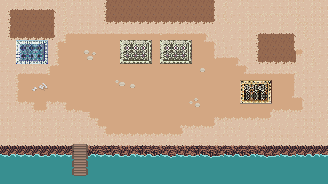

This game map was drawn from its Tiled (.tmx) file and the tilesets committed beside it. A one-line description and the trimmed map source follow:
An orthogonal 41x23 tile map with 8x8 px tiles, 13 tile layers (ground, ground-detail1, ground-detail2, ground-detail3, ...) and 52 objects (19x PROP, 17x CREATURE, 14x COLLISIONBOX, SPAWNPOINT, EMITTER).

<map version="1.2" tiledversion="1.2.3" orientation="orthogonal" renderorder="right-down" width="41" height="23" tilewidth="8" tileheight="8" infinite="0" nextobjectid="39" nextlayerid="90" name="level2">
 <properties>
  <property name="AMBIENTLIGHT" value="#00ffffff" />
  <property name="GRAVITY" type="int" value="0" />
  <property name="MAP_DESCRIPTION" value="From here, we can board the vessel to Sicilia." />
  <property name="MAP_TITLE" value="Hadrumetum" />
  <property name="SHADOWCOLOR" value="#28000000" />
 </properties>
 <tileset firstgid="1" name="Tileset" tilewidth="8" tileheight="8" tilecount="1024" columns="32">
  <image source="Tileset.png" width="256" height="256" />
  <terraintypes>
   <terrain name="Sand" tile="67" />
  </terraintypes>
  <tile id="64">
   <animation>
    <frame tileid="64" duration="250" />
    <frame tileid="96" duration="250" />
    <frame tileid="128" duration="250" />
    <frame tileid="160" duration="250" />
   </animation>
  </tile>
  <tile id="67" terrain="0,0,0,0" />
  <tile id="96">
   <animation>
    <frame tileid="96" duration="250" />
    <frame tileid="64" duration="250" />
    <frame tileid="128" duration="250" />
    <frame tileid="160" duration="250" />
   </animation>
  </tile>
  <tile id="99" terrain="0,0,0,0" />
  <tile id="100" terrain="0,0,0,0" />
  <tile id="128">
   <animation>
    <frame tileid="128" duration="250" />
    <frame tileid="96" duration="250" />
    <frame tileid="64" duration="250" />
    <frame tileid="160" duration="250" />
   </animation>
  </tile>
  <tile id="131" terrain=",,,0" />
  <tile id="132" terrain=",,0," />
  <tile id="160">
   <animation>
    <frame tileid="160" duration="250" />
    <frame tileid="64" duration="250" />
    <frame tileid="128" duration="250" />
    <frame tileid="96" duration="250" />
   </animation>
  </tile>
  <tile id="163" terrain=",0,,0" />
  <tile id="164" terrain="0,,0," />
  <tile id="193" terrain=",,,0" />
  <tile id="194" terrain=",,0,0" />
  <tile id="195" terrain=",0,0,0" />
  <tile id="196" terrain="0,,0,0" />
  <tile id="197" terrain=",,0,0" />
  <tile id="198" terrain=",,0," />
  <tile id="225" terrain=",0,," />
  <tile id="226" terrain="0,0,," />
  <tile id="227" terrain="0,0,,0" />
  <tile id="228" terrain="0,0,0," />
  <tile id="229" terrain="0,0,," />
  <tile id="230" terrain="0,,," />
  <tile id="259" terrain=",0,,0" />
  <tile id="260" terrain="0,,0," />
  <tile id="291" terrain=",0,," />
  <tile id="292" terrain="0,,," />
 </tileset>
 <layer id="77" name="ground" width="41" height="23">
  <data>[943 cells, 943 non-empty, 6 distinct tile ids]</data>
 </layer>
 <layer id="78" name="ground-detail1" width="41" height="23">
  <data>[943 cells, 543 non-empty, 37 distinct tile ids]</data>
 </layer>
 <layer id="79" name="ground-detail2" width="41" height="23">
  <data>[943 cells, 141 non-empty, 27 distinct tile ids]</data>
 </layer>
 <layer id="80" name="ground-detail3" width="41" height="23">
  <data>[943 cells, 219 non-empty, 38 distinct tile ids]</data>
 </layer>
 <layer id="82" name="props" width="41" height="23">
  <data>[943 cells, 0 non-empty, 0 distinct tile ids]</data>
 </layer>
 <layer id="83" name="props-detail1" width="41" height="23">
  <data>[943 cells, 0 non-empty, 0 distinct tile ids]</data>
 </layer>
 <layer id="84" name="props-detail2" width="41" height="23">
  <properties>
   <property name="RENDERTYPE" value="OVERLAY" />
  </properties>
  <data>[943 cells, 0 non-empty, 0 distinct tile ids]</data>
 </layer>
 <layer id="89" name="props-detail3" width="41" height="23">
  <properties>
   <property name="RENDERTYPE" value="OVERLAY" />
  </properties>
  <data>[943 cells, 0 non-empty, 0 distinct tile ids]</data>
 </layer>
 <layer id="81" name="walls" width="41" height="23">
  <data>[943 cells, 0 non-empty, 0 distinct tile ids]</data>
 </layer>
 <layer id="85" name="walls_OVERLAY1" width="41" height="23">
  <properties>
   <property name="RENDERTYPE" value="OVERLAY" />
  </properties>
  <data>[943 cells, 0 non-empty, 0 distinct tile ids]</data>
 </layer>
 <layer id="86" name="walls_OVERLAY2" width="41" height="23">
  <properties>
   <property name="RENDERTYPE" value="OVERLAY" />
  </properties>
  <data>[943 cells, 0 non-empty, 0 distinct tile ids]</data>
 </layer>
 <layer id="87" name="walls_OVERLAY3" width="41" height="23">
  <properties>
   <property name="RENDERTYPE" value="OVERLAY" />
  </properties>
  <data>[943 cells, 0 non-empty, 0 distinct tile ids]</data>
 </layer>
 <layer id="88" name="walls_OVERLAY4" width="41" height="23">
  <properties>
   <property name="RENDERTYPE" value="OVERLAY" />
  </properties>
  <data>[943 cells, 0 non-empty, 0 distinct tile ids]</data>
 </layer>
 <objectgroup id="10" name="collision" visible="1">
  <object id="23" type="COLLISIONBOX" x="8" y="0" width="312" height="8" />
  <object id="42" type="COLLISIONBOX" x="320" y="0" width="8" height="146" />
  <object id="1" type="COLLISIONBOX" x="0" y="0" width="8" height="144" />
  <object id="20" type="COLLISIONBOX" x="0" y="144" width="328" height="40" />
  <object id="67" type="COLLISIONBOX" x="104" y="25" width="116" height="3" />
  <object id="63" type="COLLISIONBOX" x="264" y="43" width="2" height="14" />
  <object id="64" type="COLLISIONBOX" x="266" y="43" width="20" height="3" />
  <object id="62" type="COLLISIONBOX" x="286" y="43" width="2" height="14" />
  <object id="61" type="COLLISIONBOX" x="266" y="54" width="20" height="3" />
  <object id="68" type="COLLISIONBOX" x="104" y="8" width="4" height="19" />
 </objectgroup>
 <objectgroup id="11" name="spawnpoints" visible="1">
  <object id="7" name="enter" type="SPAWNPOINT" x="73" y="122" width="11" height="20" />
  <object id="8" name="keeper" type="CREATURE" x="59" y="116" width="11" height="20">
   <properties>
    <property name="addShadow" type="bool" value="true" />
    <property name="collision" type="bool" value="true" />
    <property name="collisionboxHeight" type="float" value="8" />
    <property name="collisionboxWidth" value="5.0" />
    <property name="indestructible" type="bool" value="true" />
    <property name="next" value="level3" />
    <property name="required" value="6" />
    <property name="scaling" type="bool" value="true" />
    <property name="spritesheetName" value="gatekeeper" />
   </properties>
  </object>
  <object id="9" type="CREATURE" x="168" y="3" width="7" height="13">
   <properties>
    <property name="addShadow" type="bool" value="true" />
    <property name="collision" type="bool" value="true" />
    <property name="collisionboxHeight" type="float" value="5.2" />
    <property name="collisionboxWidth" type="float" value="2.8000000000000003" />
    <property name="indestructible" type="bool" value="false" />
    <property name="owner" value="flatterfurzius" />
    <property name="spritesheetName" value="slave-centurio" />
   </properties>
  </object>
  <object id="10" name="flatterfurzius" type="CREATURE" x="128" y="35" width="17" height="21">
   <properties>
    <property name="addShadow" type="bool" value="true" />
    <property name="collision" type="bool" value="true" />
    <property name="collisionboxHeight" value="8.0" />
    <property name="collisionboxWidth" value="6.0" />
    <property name="indestructible" type="bool" value="true" />
    <property name="spawnDirection" value="DOWN" />
    <property name="spritesheetName" value="enemy_silver" />
   </properties>
  </object>
  </objectgroup>
 <objectgroup id="12" name="props" visible="1">
  <!-- 29 objects omitted --></objectgroup>
</map>
<!-- 38 of 52 objects omitted -->
